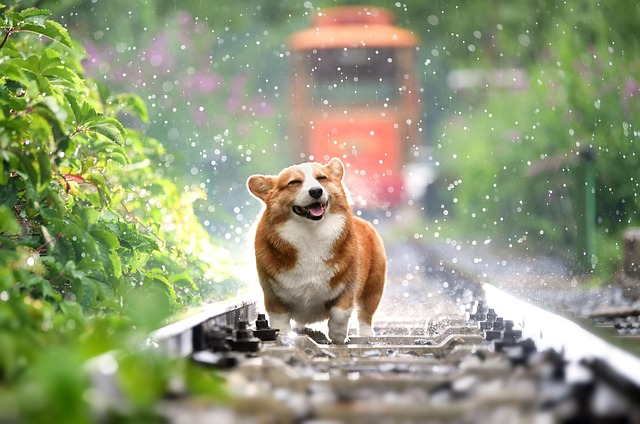
#> input picture 12주차/corgi.jpg, 640 x 424 px
$ jupyter execute --allow-errors '12주차_실습문제_문제.ipynb'   (older library calls are emulated)
#> lines starting #> are read from the running program, lines starting #| are printed output that depends on the picture
# 6개의 Toy Data에 대해 다양한 clustering 적용 후 비교 분석 실습

- 6개의 데이터셋에 대하여 다양한 clustering을 적용해고자 합니다!

- 먼저 Toy Data을 만들어 주시고 빈칸을 채워 군집화된 결과를 확인해보세요~

- 각 모델마다 군집이 적절하게 형성되기도 하고 아닐 수도 있습니다. 이론과 연결해서 실습을 진행해봅시다 ^_^

[cell 1]
# 필요한 패키지 불러오기

import numpy as np
import pandas as pd
from sklearn import datasets
import matplotlib.pyplot as plt
from itertools import cycle, islice

[cell 2]
# 그래프 한글 깨짐 방지 폰트 설정해주기

plt.rc('font', family='Malgun Gothic')
plt.rc('axes', unicode_minus=False)

## 1. 6개의 Toy Data 만들기

[cell 3]
# 다른 모양 Toy Data 6개 만들기
# 바로 실행해주세요!

n_samples = 1500

# Toy Data 1
noisy_circles = datasets.make_circles(n_samples=n_samples, factor=.5, noise=.05)
# Toy Data 2
noisy_moons = datasets.make_moons(n_samples=n_samples, noise=.05)
# Toy Data 3
blobs = datasets.make_blobs(n_samples=n_samples, random_state=8)
# Toy Data 4
no_structure = np.random.rand(n_samples, 2), None

# Anisotropically(비등방성: 방향에 따라 물체의 물리적 성질이 다른 것) distributed data
random_state = 170
X, y = datasets.make_blobs(n_samples=n_samples, random_state=random_state)
transformation = [[0.6, -0.6], [-0.4, 0.8]]
X_aniso = np.dot(X, transformation)
# Toy Data 5
aniso = (X_aniso, y)

# blobs with varied variances
# Toy Data 6
varied = datasets.make_blobs(n_samples=n_samples,
                             cluster_std=[1.0, 2.5, 0.5],
                             random_state=random_state)

[cell 4]
# 데이터셋 시각화
# 바로 실행해주세요!

X1, y1 = noisy_circles
X2, y2 = noisy_moons
X3, y3 = blobs
X4, y4 = no_structure
X5, y5 = aniso
X6, y6 = varied

fig, axes = plt.subplots(nrows=2, ncols=3, figsize=(8,5))

# noisy_circles
colors = np.array(list(islice(cycle(['#377eb8', '#ff7f00', '#4daf4a','#f781bf', '#a65628', '#984ea3', '#999999', '#e41a1c', '#dede00']), int(max(y1) + 1))))
# add black color for outliers (if any)
colors = np.append(colors, ["#000000"])
axes[0][0].scatter(X1[:, 0], X1[:, 1], s=10, color=colors[y1])

# noisy_moons
colors = np.array(list(islice(cycle(['#377eb8', '#ff7f00', '#4daf4a','#f781bf', '#a65628', '#984ea3', '#999999', '#e41a1c', '#dede00']), int(max(y2) + 1))))
# add black color for outliers (if any)
colors = np.append(colors, ["#000000"])
axes[0][1].scatter(X2[:, 0], X2[:, 1], s=10, color=colors[y2])

# blobs
colors = np.array(list(islice(cycle(['#377eb8', '#ff7f00', '#4daf4a','#f781bf', '#a65628', '#984ea3', '#999999', '#e41a1c', '#dede00']), int(max(y3) + 1))))
# add black color for outliers (if any)
colors = np.append(colors, ["#000000"])
axes[0][2].scatter(X3[:, 0], X3[:, 1], s=10, color=colors[y3])


# no_structure
axes[1][0].scatter(X4[:, 0], X4[:, 1], s=10, color='#377eb8')

# aniso
colors = np.array(list(islice(cycle(['#377eb8', '#ff7f00', '#4daf4a','#f781bf', '#a65628', '#984ea3', '#999999', '#e41a1c', '#dede00']), int(max(y5) + 1))))
# add black color for outliers (if any)
colors = np.append(colors, ["#000000"])
axes[1][1].scatter(X5[:, 0], X5[:, 1], s=10, color=colors[y5])

# varied
colors = np.array(list(islice(cycle(['#377eb8', '#ff7f00', '#4daf4a','#f781bf', '#a65628', '#984ea3', '#999999', '#e41a1c', '#dede00']), int(max(y6) + 1))))
# add black color for outliers (if any)
colors = np.append(colors, ["#000000"])
axes[1][2].scatter(X6[:, 0], X6[:, 1], s=10, color=colors[y6])

plt.show()
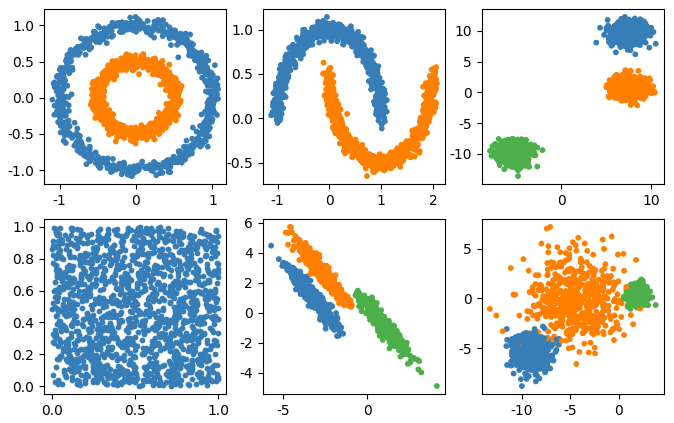
#> figure drawn by matplotlib, 6 panels

- 그래프를 보면 우측 상단부터 2, 2, 3, 1, 3, 3개의 그룹이 형성됨을 알 수 있습니다!

- 4번째 그래프(no_structure)는 군집이 무의미하므로 제외하고 나머지 5개 데이터에 대해 다양한 모델들을 적용해보겠습니다~!

[cell 5]
# 각 데이터들은 x축, y축 데이터와 y label로 이루어져 있습니다.


print(X1.shape, y1.shape)
print(X2.shape, y2.shape)
print(X3.shape, y3.shape)
print(X5.shape, y5.shape)
print(X6.shape, y6.shape)

- 비지도학습이므로 y는 없다고 생각하고 x만 사용하여 군집화를 진행하겠습니다~!

## 2. DBSCAN Clustering

[cell 6]
from sklearn.preprocessing import StandardScaler


# 데이터 scaling을 진행해줍니다.
# 바로 실행해주세요~

scaler = StandardScaler()
scaler1 = scaler.fit(X1)
X_scaled1 = scaler.transform(X1)

scaler2 = scaler.fit(X2)
X_scaled2 = scaler.transform(X2)

scaler3 = scaler.fit(X3)
X_scaled3 = scaler.transform(X3)

scaler5 = scaler.fit(X5)
X_scaled5 = scaler.transform(X5)

scaler6 = scaler.fit(X6)
X_scaled6 = scaler.transform(X6)

X_scaled = [X_scaled1, X_scaled2, X_scaled3, X_scaled5, X_scaled6]

#> (a cell that did not finish here is left out)

[cell 8]
'''
Q2. scatter함수에서 c를 지정해주세요. 앞서 모델이 예측한 값을 사용하면 됩니다.
'''

#> (the rest of this cell did not finish here and is left out)

- 군집이 잘 형성됨을 알 수 있습니다~!

- 서로 떨어져 있는 class간의 군집화이므로 밀도기반의 DBSCAN이 좋은 성능을 보이네요!

- 다음은 두번째 데이터셋으로 확인해보겠습니다

[cell 9]
'''
Q3. x2 데이터셋을 활용한 실습입니다. 빈칸을 적절하게 채워주세요~
'''

#> (the rest of this cell did not finish here and is left out)

- 마찬가지로 2번 dataset도 서로 떨어진 class간의 군집화를 진행하기 때문에 좋은 성능을 보이네요!

- 그렇다면 class들의 경계가 불분명한 dataset을 확인해볼까요??

[cell 10]
'''
Q4. 1~6번 데이터셋 중 class들의 경계가 불분명한 데이터셋을 선정하여 모델에 적용해보세요!
위의 시각화한 6개의 그래프를 보고 판단하시면 됩니다!
'''

#> (the rest of this cell did not finish here and is left out)

- 예상대로 밀도기반 모델이기 때문에 군집이 잘 형성되지 못하는 모습을 보이네요 ㅠㅠ

다른 모델을 사용해봅시다!

## 3. (Agglomerative) Hierarchical Clustering

- Hierarchical Clustering의 특징 중 하나는, 사전에 군집의 개수를 정할 필요가 없다는 장점입니다. <br>
그러나 AgglomerativeClustering 함수를 쓰기 위해서는 parameter로 군집의 개수를 정해주어야 합니다. <br>
(cf. n_clusters=None으로 하고 대신 distance_threshold를 지정해주면 model이 해당 기준에 맞게 군집의 개수를 선정합니다.) <br>
따라서, 실제 데이터의 경우에는 먼저 dendrogram을 통해 군집의 개수 또는 군집 간 거리를 확인하고 이후 작업으로 clustering을 해줄 필요가 있습니다.

- 실습이 짧으므로, 시간관계 상 군집 개수 구분은 복습과제에서 다루겠습니다.

-  저희가 사용할 거리 측정 방식은 "ward", "average", "complete", "single" 입니다.

- 각 데이터에 대해 4가지 거리 측정 방식을 동시에 적용 후 비교해보겠습니다.

[cell 11]
from sklearn.cluster import AgglomerativeClustering

[cell 12]
'''
Q5. 빈칸에 적절한 모델을 선언해주세요. 필요한 파라미터는 n_clusters와 linkage입니다.
1) n_clusters에는 예상되는 군집의 개수를 입력해야 합니다!

2) linkage는 거리 측정 방식을 의미하며 반복문을 활용해주세요!
반복문이 돌아가면서 method를 하나씩 사용하는겁니다!
'''

'''
먼저 앞서 적절하게 구분해내지 못했던 6번 데이터셋을 사용해보겠습니다~
'''


fig, axes = plt.subplots(nrows=1, ncols=4, figsize=(15, 3))

method = ['ward', 'average', 'complete', 'single']
#> (the rest of this cell did not finish here and is left out)

- 신기하게도 4가지 방법 모두 군집화의 형태가 다르네요!

- 가장 적절하게 군집화한 방법은 첫번째 그래프인 "ward" 입니다!!

- 4번째 그래프의 "single" 방법은 밀집된 데이터셋에서는 적절하지 못한 것 같습니다..

[cell 13]
'''
Q6. 다음은 1번 데이터셋을 적용해보려 합니다. 빈칸을 적절하게 채워주세요!
'''

fig, axes = plt.subplots(nrows=1, ncols=4, figsize=(15, 3))

method = ['ward', 'average', 'complete', 'single']
#> (the rest of this cell did not finish here and is left out)

- 의외로 single 방법만 적절하게 군집화를 해내네요!

- 다음은 두번째 데이터셋을 확인해보겠습니다

[cell 14]
# 그대로 실행
fig, axes = plt.subplots(nrows=1, ncols=4, figsize=(15, 3))

method = ['ward', 'average', 'complete', 'single']
for i in range(4):
  agg = AgglomerativeClustering(n_clusters=2, linkage=method[i])
  y_pred = agg.fit_predict(X2)
  axes[i].scatter(X2[:, 0], X2[:, 1], linewidth = 1,c = y_pred,edgecolor = 'black')
  axes[i].set_title(method[i])
plt.show()
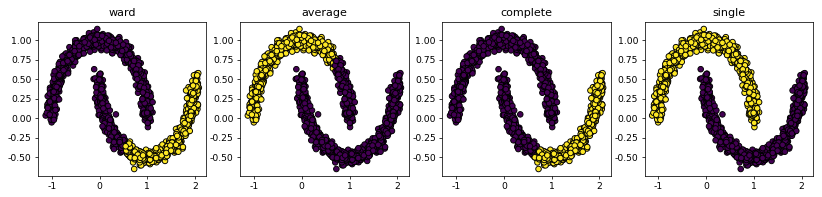
#> figure drawn by matplotlib, 4 panels

aniso 데이터도 한번 확인해보겠습니다.

[cell 15]
#그대로 실행
fig, axes = plt.subplots(nrows=1, ncols=4, figsize=(15, 3))

method = ['ward', 'average', 'complete', 'single']
for i in range(4):
  agg = AgglomerativeClustering(n_clusters=3, linkage=method[i])
  y_pred = agg.fit_predict(X5)
  axes[i].scatter(X5[:, 0], X5[:, 1], linewidth = 1,c = y_pred,edgecolor = 'black')
  axes[i].set_title(method[i])
plt.show()
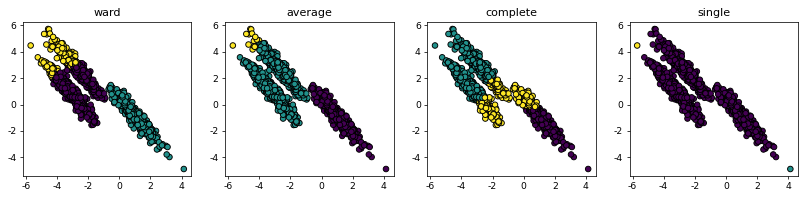
#> figure drawn by matplotlib, 4 panels

[cell 16]
'''

Q6. 위의 결과를 확인하고 아래의 빈칸을 채워주세요!!

- `circles(1)`, `moons(2)` 데이터의 경우에는 ______ linkage 가 가장 잘 군집되었음을 볼 수 있습니다.
즉 ______ linkage는 길게 늘어진 형태의 데이터에 적절하다는 것을 알 수 있었습니다.
그러나 aniso(5)와 varied(6)에서는 군집이 잘 되지 않았는데, 군집간 거리가 밀접한 경우에는 ______ linkage 방법이 좋지 않은 것 같습니다.

- `varied(6)` 데이터의 경우에는 ______ > ______ > ______ 순으로 군집이 잘 됨을 볼 수 있습니다.

- `aniso(5)` 데이터의 경우에는 __________ clustering algorithm을 사용하는 것이 적절하지 않은 것 같습니다.
'''

## 4. MEAN SHIFT Clustering

[cell 17]
from sklearn.cluster import MeanShift

[cell 18]
from sklearn.cluster import estimate_bandwidth

'''
Q7. meanshift 모델은 적절한 bandwidth값을 입력하는 것이 중요합니다.
bandwidth값에 따라 cluster의 개수와 정확도가 달라집니다.

빈칸에 알맞은 함수를 채워주세요~
'''


bandwidth = estimate_bandwidth(X1)
print('bandwidth 값:', round(bandwidth,3))

[cell 19]
'''
Q8. 위에서 확인한 bandwidth 값을 대입해주세요!!
'''

#> (the rest of this cell did not finish here and is left out)

#> (a cell that did not finish here is left out)

- 성능이 좋지 못하네요

- 6번째 데이터셋을 확인해보겠습니다

[cell 21]
bandwidth = estimate_bandwidth(X6)
print('bandwidth 값:', round(bandwidth,3))

[cell 22]
meanshift = MeanShift(bandwidth=3.008)
cluster_labels = meanshift.fit_predict(X6)
print(f"Mean Shift Cluster 유형: {np.unique(cluster_labels)}")

plt.scatter(X6[:, 0], X6[:, 1], linewidth = 1,c = cluster_labels,edgecolor = 'black')
plt.show()
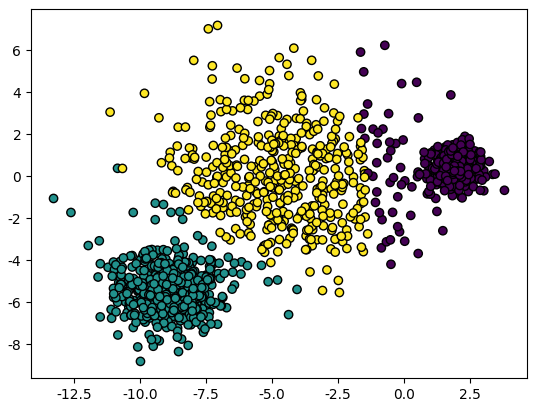
#> figure drawn by matplotlib, 1 panel

꽤 준수한 성능을 보이는 것 같습니다!

## 5. GMM(Gaussian Mixture Model) Clustering

[cell 23]
from sklearn.mixture import GaussianMixture

[cell 24]
'''
Q9. 빈칸에 적절한 모델을 입력해주세요
파라미터는 n_components=3, random_state=42 를 사용하시면 됩니다.
'''


#> (the rest of this cell did not finish here and is left out)

[cell 25]
gmm = GaussianMixture(n_components=3, random_state=42)
gmm_labels = gmm.fit_predict(X6)
plt.scatter(X6[:, 0], X6[:, 1], linewidth = 1,c = gmm_labels,edgecolor = 'black')
plt.show()
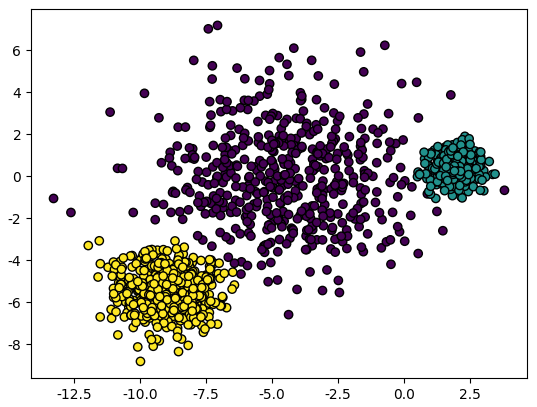
#> figure drawn by matplotlib, 1 panel

GMM은 5번과 6번 데이터셋 모두 좋은 성능을 보임을 알 수 있네요!

- 지금까지 Toy data에 대해 다양한 clustering을 실습했습니다.

- 비지도학습은 내가 원하는 군집화의 결과는 있을 수 있지만 정답은 없습니다. 같은 데이터셋이라도 어떤 알고리즘을 사용하느냐에 따라 결과값이 달라집니다.

따라서 원하는 군집을 만들기 위해 적절한 알고리즘을 사용해야 함을 느꼈다면 오늘 비지도학습 실습은 성공입니다!

# 이미지 전처리

다음으로 미리 제공된 corgi.jpg 이미지를 이용하여 간단한 전처리 실습을 진행하겠습니다.

- OpenCV는 Open Source Computer Vision의 약자로 영상 처리에 사용할 수 있는 오픈 소스 라이브러리 입니다. 컴퓨터가 사람의 눈처럼 인식할 수 있게 처리해주는 역할을 하기도 하며, 우리가 많이 사용하는 카메라 어플에서도 OpenCV가 사용하기도 합니다.

따라서 이번 실습은 openCV를 설치하여 프로젝트를 진행하도록 하겠습니다!

[cell 26]
import cv2
cv2.__version__

[cell 27]
'''
corgi.jpg 데이터를 가져와주세요
'''


from google.colab import files
uploaded = files.upload()
#> the answer given: corgi.jpg

<h3>OpenCV의 기본적인 함수</h3>

OpenCV에서 이미지를 출력하기 위한 기본 함수는 다음과 같습니다.

- cv2.imread(file_name, flag): 이미지를 읽어 Numpy 객체로 만드는 함수

- cv2.imshow(title, image): 특정한 이미지를 화면에 출력하는 함수

- cv2.cvtColor(image, flag): 이미지를 색상 형태를 변경하는 함수

<h3>CoLab에서의 이미지 출력</h3>

- CoLab은 Jupyter Notebook을 기반으로 동작하므로 Matplotlib를 이용하여 이미지를 출력합니다.
- OpenCV는 **BGR**을 기준으로 하며, Matplotlib는 **RGB**를 기준으로 합니다.

[cell 28]
import cv2
import matplotlib.pyplot as plt
'''
Q10. imread의 flag 중 cv2.IMREAD_COLOR는 이미지를 원래 색상 그대로 출력해줍니다.
빈칸에 대입해서 결과를 확인해주세요
'''

#> (the rest of this cell did not finish here and is left out)

이미지 데이터의 shape 확인

#> (a cell that did not finish here is left out)

이미지의 실제 array 값 확인

#> (a cell that did not finish here is left out)

[cell 31]
# 이미지 로드
image = cv2.imread('corgi.jpg', cv2.IMREAD_GRAYSCALE)
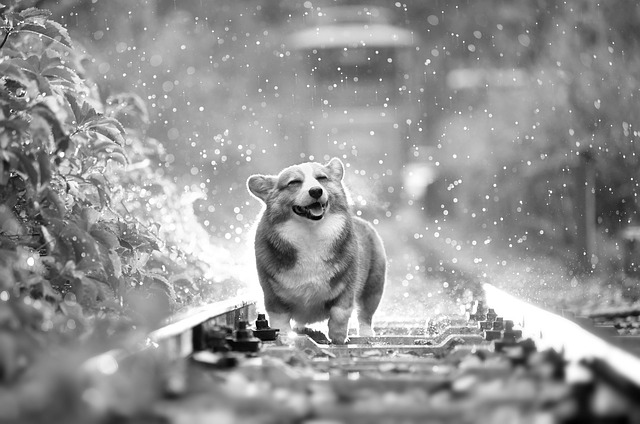
#> image: shape (424, 640); min 0, max 255, mean 147.8

#### 이미지에 blur 효과 만들기

[cell 32]
# blur() : 각 픽셀에 커널 개수의 역수를 곱하여 모두 더함
'''
빈칸을 적절하게 채워 blur 결과를 확인해주세요~ blur함수를 사용하시면 됩니다.
'''


#> (the rest of this cell did not finish here and is left out)

####이미지 저장하기

- 좌측 파일란에 이미지가 저장됩니다!

[cell 33]
# 이미지 로드
image = cv2.imread('corgi.jpg',cv2.IMREAD_COLOR)
#> image is the input picture: shape (424, 640, 3); mean B, G, R 120.8, 153.6, 146.7
